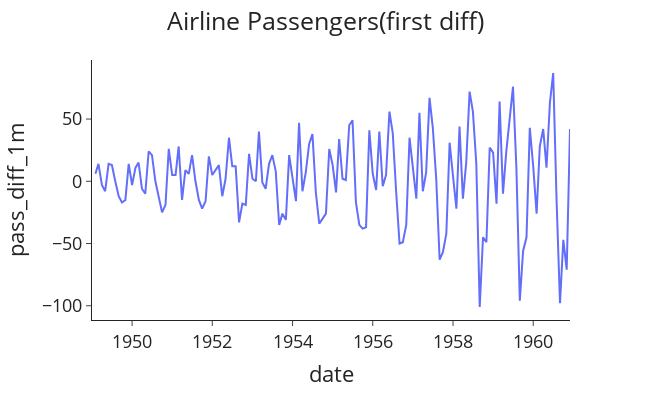

The code cell stored with this chart in its notebook:
### Code cell
plotting(title='Airline Passengers(first diff)', 
         data=data, 
         x='month',
         y='pass_diff_1m', 
         x_label='date', 
         y_label='pass_diff_1m')

### Figure 1 — Plotly figure (JSON) as saved in the notebook; plotly's stock layout.template omitted (floating-point values rounded to 4 significant figures; data arrays with more than 128 entries replaced by an {"elided": "..."} marker saying what was removed)
{"data": [{"hovertemplate": "date=%{x}<br>pass_diff_1m=%{y}<extra></extra>", "legendgroup": "", "line": {"color": "#636efa", "dash": "solid"}, "marker": {"symbol": "circle"}, "mode": "lines", "name": "", "orientation": "v", "showlegend": false, "type": "scatter", "x": {"elided": "144 str values"}, "xaxis": "x", "y": {"elided": "144 int values"}, "yaxis": "y"}], "layout": {"font": {"size": 18}, "height": 400, "legend": {"tracegroupgap": 0}, "margin": {"t": 60}, "title": {"text": "Airline Passengers(first diff)", "x": 0.5}, "width": 650, "xaxis": {"anchor": "y", "domain": [0, 1], "title": {"text": "date"}}, "yaxis": {"anchor": "x", "domain": [0, 1], "title": {"text": "pass_diff_1m"}}}}
